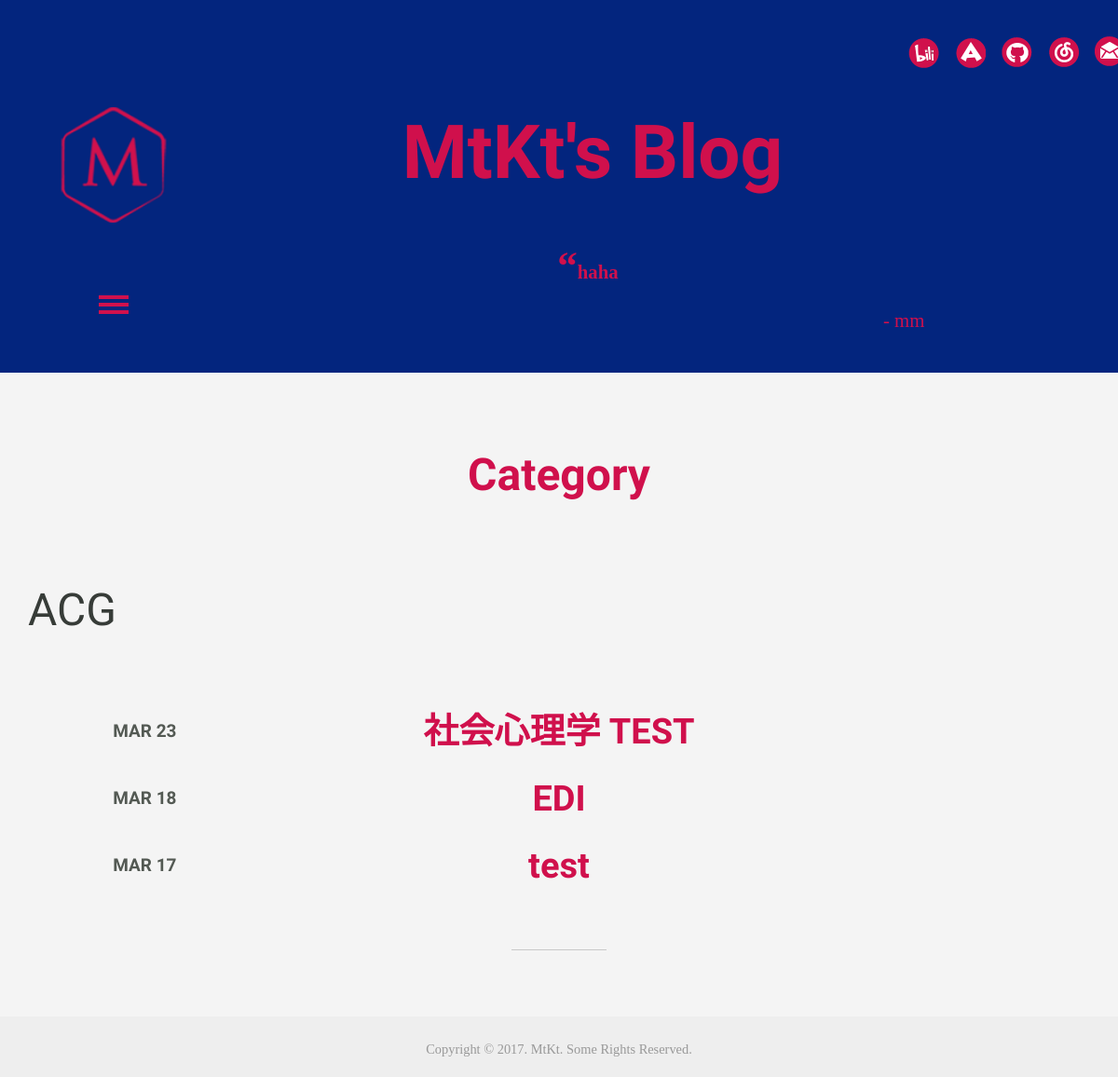
The app's page /category/, older data.
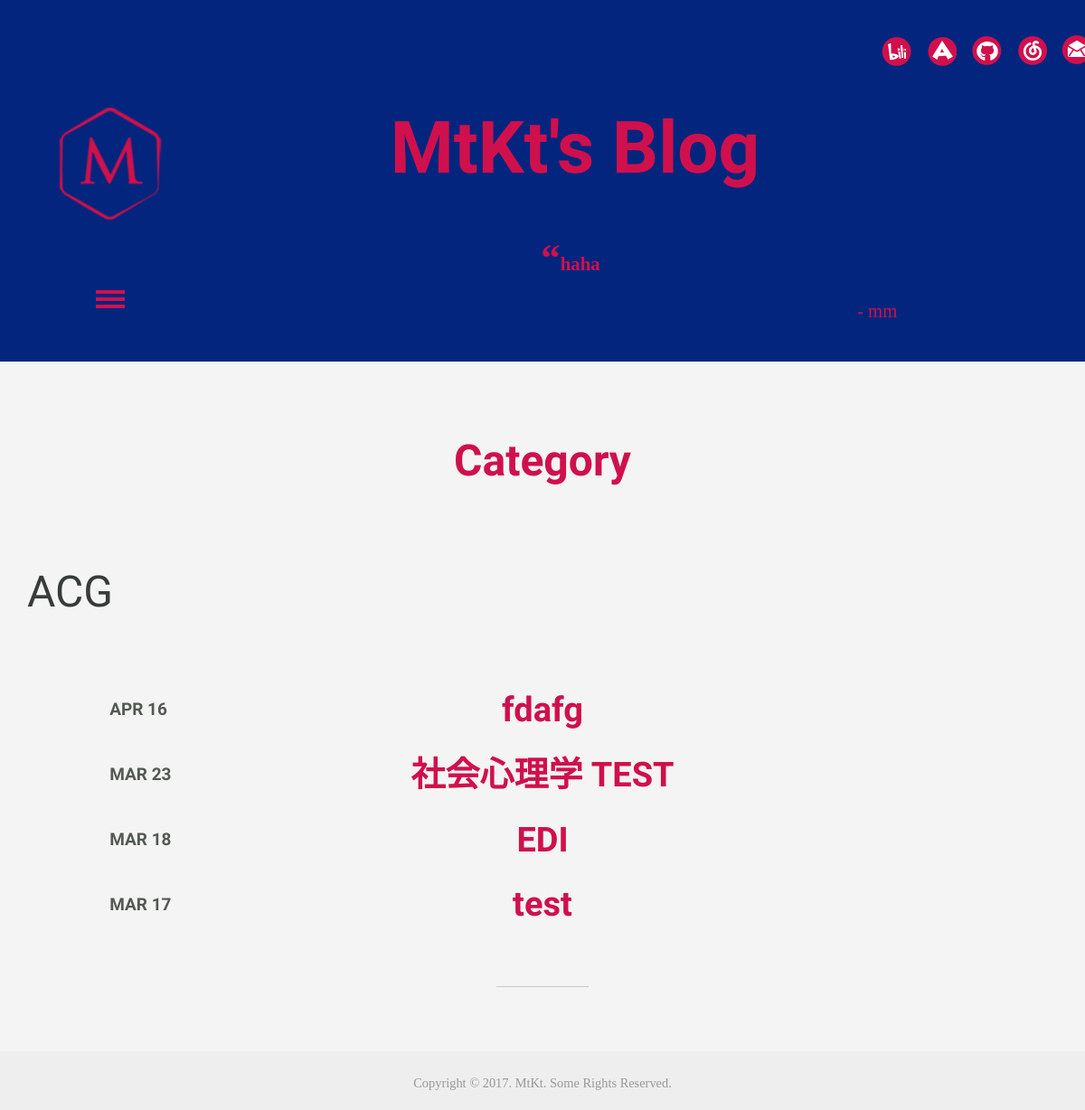
The same page, newer data.
### article/models.py (models this page shows, shortened)
class Cyuuni(models.Model):
    STATUS = {
        0:u'发布',
        1:u'草稿',
    }
    body = models.TextField('咒文', blank=True)
    by = models.CharField('吟唱者',max_length=300)
    defi = models.TextField('释义',blank=True)
    status = models.IntegerField('施法状态', default=0, choices=STATUS.items())

class Category(models.Model):
    name = models.CharField('类别', max_length=20, default='Default Value')
    created_time = models.DateTimeField('创建时间', auto_now_add=True)
    last_modified_time = models.DateTimeField('修改时间', auto_now=True)
    def __str__(self):
        return self.name

class Article(models.Model):
    ARTICLE_STATUS = {
        0:u'发布',
        1:u'草稿',
    }
    COMMENT_STATUS = {
        0:u'开启',
        1:u'禁用',
    }
    def get_upload_md_name(self, filename):
        if self.pub_date:
            year = self.pub_date.year   # always store in pub_year folder
        else:
            year = datetime.now().year
        upload_to = upload_dir % (year, self.title + '.md')
        return upload_to
    def get_html_name(self, filename):
        if self.pub_date:
            year = self.pub_date.year
        else:
            year = datetime.now().year
        upload_to = upload_dir % (year, filename)
        return upload_to
    author = models.ForeignKey(settings.AUTH_USER_MODEL, verbose_name=u'作者')
    title = models.CharField('标题', max_length=200)
    body = models.TextField('正文', blank=True)
    md_file = models.FileField('上传MD文件', upload_to=get_upload_md_name, blank=True)
    html_file = models.FileField(upload_to=get_html_name, blank=True)
    pub_date = models.DateTimeField('发布时间', auto_now_add=True)
    last_edit_date = models.DateTimeField('最后修改', auto_now=True)
    slug = models.SlugField(max_length=200, blank=True)
    category = models.ForeignKey(Category,verbose_name=u'类别')
    article_status = models.IntegerField('文章状态', default=0, choices=ARTICLE_STATUS.items())
    class Meta:
        ordering = ['-last_edit_date']
    def get_absolute_url(self):
        return reverse('article:article',
                       kwargs={'slug': self.slug, 'article_id': self.id})

### article/views.py (the view)
# urls.py: url(r'^category/$', views.CategoryView.as_view(),name = 'category'),
class CategoryView(BaseMixIn,TemplateView):
    template_name = 'article/category.html'
    def get_context_data(self,**kwargs):
        article_list = Article.objects.filter(article_status=0).order_by("-pub_date")
        category_f = defaultdict(list)
        for article in article_list:
            category = article.category
            category_f[category].append(article)
        category_f=sorted(category_f.items(),reverse=True)
        context = super(CategoryView,self).get_context_data(**kwargs)
        context['category_f'] = category_f
        return context

### article/views.py (called while the page is built)
    def get_context_data(self,**kwargs):
        context = super(BaseMixIn,self).get_context_data(**kwargs)
        context['cyuuni_byou'] = Cyuuni.objects.filter(status=0).order_by('?').first()
        return context

### article/templates/article/category.html (shortened to what this page needs)
{% extends 'article/base.html'%}
{% block cyuuni %}
<p>{{cyuuni_byou.body}}<br/></p><div id=cyuuni_banner><h5> - {{cyuuni_byou.by}}</h5></div>
{% endblock %}
{% block content %}
<div id="about" class="about">
  <div class="container">
    <div class="about-top">
     <h3>Category</h3>
    </div>
  </div>
</div>
<div id="timeline">
<div class="container">
    <article role="article">
      {% for category,articles in category_f %}
      <div id='year'>
      {{category}}
      </div id='year'>
            {% for article in articles %}
            <article>
            <h1>
            <div id='time'>
              <time datetime="{{ article.pub_date }}">
              <span class="month">{{ article.pub_date|date:"M"|upper }}</span>
              <span class="day">{{ article.pub_date.day }}</span>
              </time>
              <a href="{{ article.get_absolute_url }}">{{ article.title }}</a>
            </h1>
            </article>
          {% endfor %}
          <i class="strp"></i>
        {% endfor %}
    </article>
    </div>
</div>
{% endblock %}

### article/templates/article/base.html (shortened to what this page needs)
{% load static %}
<!DOCTYPE HTML>
<html>
<head>
<link href="{% static 'article/css/bootstrap.css' %}" rel='stylesheet' type='text/css' />
<link href="{% static 'article/css/style.css' %}" rel='stylesheet' type='text/css' />
<link rel="stylesheet" href="{% static 'article/css/lightbox.css' %}"/>
<link rel="stylesheet" type="text/css" href="{% static 'article/css/md5.css' %}"/>
</head>
<body>
<div id="home" class="banner">
	  <div class="banner-info">
	  <h2>MtKt's Blog</h2><br/>
 {% block cyuuni %}
 {% endblock %}
     </div>
	 <div class="side-menu">
		 <div class="logo">
			 <h1><a href="/">&nbsp;&nbsp;&nbsp;&nbsp;&nbsp;&nbsp;&nbsp;&nbsp;&nbsp;&nbsp;&nbsp;</a></h1>
		 </div>
		 <div class="top-menu">
			<span class="menu"><img src="../../static/article/images/menu.png" alt=""></span>
		 </div>
	 </div>
	 <div class="container">
		 <div class="copy-rights">
				<ul>
					<li><a href="http://space.bilibili.com/2025978/"><span class="fa"> </span></a></li>
					<li><a href="http://www.acfun.cn/u/916384.aspx#page=1"><span class="tw"> </span></a></li>
					<li><a href="https://github.com/MtKt"><span class="g"> </span></a></li>
					<li><a href="http://music.163.com/#/user/home?id=258549488"><span class="in"> </span></a></li>
					<li><a href="mailto:i@metakata.one"><span class="pin"></span></a></li>
				</ul>
		 </div>
	 </div>
</div>
{% block content %}
{% endblock %}
<div class="footer">
		 <div class="copywrite">
		   <p>Copyright &copy; 2017. MtKt. Some Rights Reserved.</p>
		 </div>
	 </div>
</body>
</html>

### article/static/article/css/style.css (style rules this page uses)
h4, h5, h6, h1, h2, h3 { margin: 0; }
ul, ol { margin: 0; padding:0; }
p { margin: 0; }
html, body { font-size: 100%; background: #F4F4F4; overflow-x:hidden; }
body a { transition:0.5s all; -webkit-transition:0.5s all; -moz-transition:0.5s all; -o-transition:0.5s all; -ms-transition:0.5s all; text-decoration:none; }
.banner { background:#03257e; background-size:cover; min-height:416px; padding-left: 4em; position:relative; }
.banner-info { position:absolute; left:23%; top: 25%; text-align: center; width: 54%; font-family: 'Fugaz One', cursive; }
.banner-info h2 { font-size:5em; font-family: 'Fugaz One', cursive; color:#D0104C; }
.banner-info p:before { content:"\201C"; font-size:43px; margin-left:-10px; font-family:georgia,serif; color:#D0104C; }
.banner-info p { font-size:1.3em; line-height:1.7em; width:90%; margin:0.8em auto; color:#D0104C; font-family:Helvitica,'ヒラギノ角ゴ Pro','冬青黑简体中文'; font-weight:bold; }
#cyuuni_banner h5 { font-size:1.3em; line-height:1.7em; width:90%; margin:0.8em auto; color:#D0104C; font-family:Helvitica,'ヒラギノ角ゴ Pro','冬青黑简体中文'; text-align:right; font-weight:normal; }
.logo a { background: url(../images/Logo.png) no-repeat center; background-size:100%; padding: 2em 0.4em; display: inline-block; color: #DDD; font-size: 35px; text-decoration:none; }
span.menu { display: block; padding:1.15em 0; cursor: pointer; color: #D0104C; font-weight: 700; position: relative; }
.top-menu { width: 100%; display:inline-block; text-align:center; }
.side-menu { position:fixed; top:5%; left: 5%; z-index: 1; }
.copy-rights { float:right; margin-top:2em; }
.copy-rights ul li { padding: 0em; list-style:none; display:inline-block; }
.copy-rights ul li a { display:inline-block; margin: 0em 0.4em 0.5em 0em; }
.copy-rights ul li a span.fa { background-position: -3px 0px; }
.copy-rights ul li a span.tw { background-position: -43px 0px; }
.copy-rights ul li a span.g { background-position:-89px -1px; }
.copy-rights ul li span.in { background-position: -132px -1px; }
.copy-rights ul li a span.pin { background-position:-178px -2px; }
.copy-rights ul li span { background:url(../images/ftr-icons.png)no-repeat; width:34px; height:36px; display:block; }
.about { padding:4em 0; }
.about-top { text-align:center; }
.about-top h3 { color:#d0104c; font-size:3em; font-family: 'Fugaz One', cursive; }
i.strp { display:block; background:#C9C9C9; margin:1em auto 3em auto; width:9%; height:1px; }
.footer { background:#eee; padding:1em; }
.copywrite { text-align:center; padding-top:6px; }
.copywrite p, .copywrite p a { color: #999; font-size:0.9em; }
#timeline time { color:#535953; font-size:0.5em; font-family: 'Fugaz One', cursive; position: absolute; top: 25%; left: 8%; }
#year { font-size: 3em; color:#373C38; font-family: 'Fugaz One', cursive; }
@media (max-width: 1440px) { .banner-info { left: 22%; width: 58%; } }
@media (max-width: 1366px) { .banner-info { left: 20%; width: 66%; } }
@media (max-width: 1366px) { .banner { min-height: 450px; } }
@media (max-width: 1280px) { .banner { min-height: 400px; } }

### article/static/article/css/lightbox.css (style rules this page uses)
body:after { content: url(../images/close.png)url(../images/prev.png) url(../images/next.png); display: none; }

### article/static/article/css/md5.css (style rules this page uses)
body > *:first-child { margin-top: 0 !important; }
a { color: #D0104C; }
h1 { font-family: 'Fugaz One','方正粗倩简体','华文中宋','宋体','冬青黑简体中文','黑体',Heiti; text-align:center; padding: 0; font-weight: bold; -webkit-font-smoothing: antialiased; cursor: text; position: relative; margin: 30px 0 30px; }
h2, h3, h4, h5, h6 { margin: 20px 0 20px; padding: 0; font-weight: bold; -webkit-font-smoothing: antialiased; cursor: text; position: relative; }
h1 { font-size: 38px; color: black; }
h2 { font-size: 30px; color: black; font-family: Palatino,Georgia,Cambria,'宋体-简','华文中宋','宋体',serif; }
h3 { font-size: 28px; font-family: Palatino,Georgia,Cambria,'宋体-简','华文中宋','宋体',Serif; }
h5 { font-size: 26px; font-family: Palatino,Georgia,Cambria,'宋体-简','华文中宋','宋体',Serif; }
p, blockquote, ul, ol, dl, li { font-size: 25px; margin: 3px 0; font-family: Palatino,Georgia,Cambria,'宋体-简','华文中宋','宋体',Serif; }
ul, ol { padding-left: 30px; }
ul :first-child, ol :first-child { margin-top: 0; }
ul :last-child, ol :last-child { margin-bottom: 0; }
img { max-width: 100%; }

Row changes from the older to the newer data that the page shows:
added Article: pub_date "APR", pub_date.day "16", title "fdafg"
